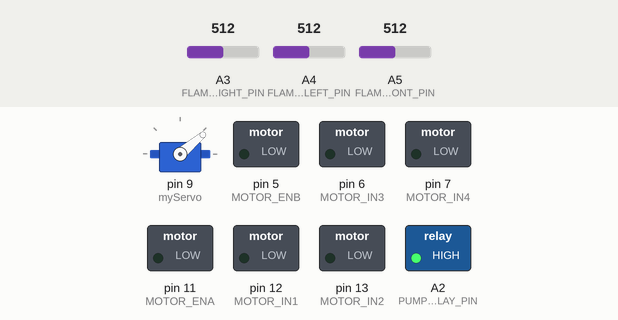
A sketch run on a simulated Arduino Uno, built with avr-gcc and run on an emulated ATmega328P. Parts: servo, switched loads named in the sketch (green lamp = pin HIGH). The test bench sets the inputs (shaded band); at power-on: A5 (FLAME_FRONT_PIN) = 512, A3 (FLAME_RIGHT_PIN) = 512, A4 (FLAME_LEFT_PIN) = 512. What the sketch prints to the serial monitor is not drawn.

Above: at 0.2 s.
1.6 s: A5 (FLAME_FRONT_PIN) set to 725
5.1 s: A5 (FLAME_FRONT_PIN) set to 758
At 6.6 s:
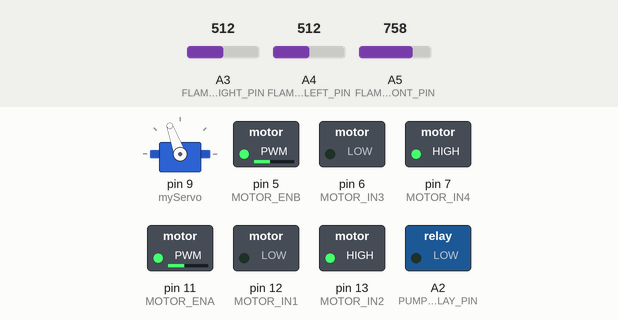
7.3 s: A3 (FLAME_RIGHT_PIN) set to 561
At 8.3 s:
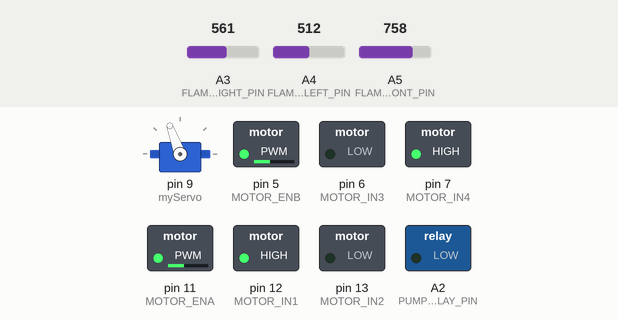
9.2 s: A4 (FLAME_LEFT_PIN) set to 522
10.8 s: A4 (FLAME_LEFT_PIN) set to 541
At 11.9 s:
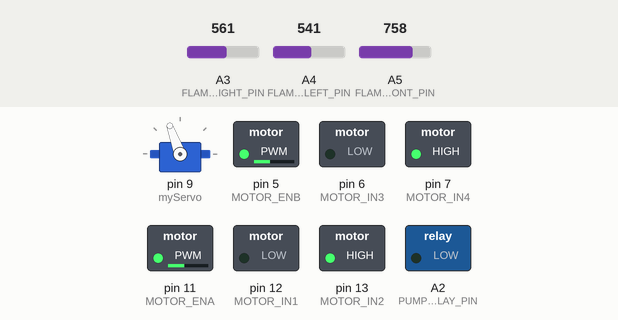
14.3 s: A3 (FLAME_RIGHT_PIN) set to 306
At 15.8 s:
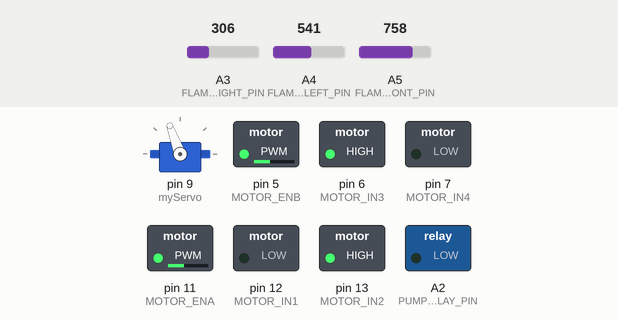
Timing chart, 0 to 17.2 s (numbered marks = the images above; inputs shaded):
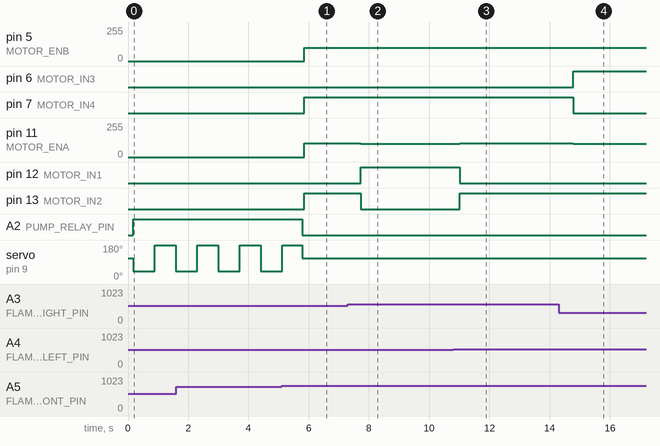

Measured:
- the behaviour switches between 743 and 744 on A5 (FLAME_FRONT_PIN) (found by bisection; images 0 and 1)
- the behaviour switches between 542 and 543 on A3 (FLAME_RIGHT_PIN) (found by bisection; images 1 and 2)
- the behaviour switches between 530 and 531 on A4 (FLAME_LEFT_PIN) (found by bisection; images 2 and 3)
- after the input at 5.1 s, pin 5 (MOTOR_ENB): 0/255 → 100/255 after 0.75 s; pin 7 (MOTOR_IN4), pin 13 (MOTOR_IN2): LOW → HIGH after 0.75 s; pin 11 (MOTOR_ENA): 0/255 → 103/255 after 0.75 s; A2 (PUMP_RELAY_PIN): HIGH → LOW after 0.69 s
- after the input at 7.3 s, pin 11 (MOTOR_ENA): 103/255 → 100/255 after 0.42 s; pin 12 (MOTOR_IN1): LOW → HIGH after 0.42 s; pin 13 (MOTOR_IN2): HIGH → LOW after 0.42 s
- after the input at 9.2 s, every drawn part: stays the same
- after the input at 10.8 s, pin 11 (MOTOR_ENA): 100/255 → 103/255 after 0.22 s; pin 12 (MOTOR_IN1): HIGH → LOW after 0.22 s; pin 13 (MOTOR_IN2): LOW → HIGH after 0.22 s
- after the input at 14.3 s, pin 6 (MOTOR_IN3): LOW → HIGH after 0.48 s; pin 7 (MOTOR_IN4): HIGH → LOW after 0.48 s; pin 11 (MOTOR_ENA): 103/255 → 100/255 after 0.48 s
- by itself, servo on pin 9 (myServo): alternates 180° for 0.71 s and 40° for 0.71 s

The sketch:

ASELII-DIKITTLAGI.ino
```cpp
#include <Servo.h>

// === Motor Driver Pins ===
#define SPEED 100
#define MOTOR_ENA 11  // Motor kanan (PWM)
#define MOTOR_IN1 12  // Motor kanan
#define MOTOR_IN2 13
#define MOTOR_ENB 5   // Motor kiri (PWM)
#define MOTOR_IN3 6   // Motor kiri
#define MOTOR_IN4 7

// === Flame Sensor Pins ===
#define FLAME_LEFT_PIN   A4
#define FLAME_FRONT_PIN  A5
#define FLAME_RIGHT_PIN  A3

// === Relay Pompa ===
#define PUMP_RELAY_PIN   A2 // Gunakan NO relay, aktif saat LOW (active-LOW relay)

// === Thresholds ===
#define API_TERPANTAU      1014  // Tidak ada api jika semua > ini
#define API_MENDEKATI       950  // Ada api di kejauhan jika < 950
#define API_DEPAN_DEKAT     744  // Api sangat dekat jika < 890 (pas di depan)
#define SENSOR_TOLERANCE    30   // Toleransi perbedaan sensor kiri-kanan untuk lurus

// === Servo Position ===
const int SERVO_KANAN = 40;
const int SERVO_KIRI  = 180;
const int SERVO_DEPAN = 110;

Servo myServo;
bool keKanan = true;

void setup() {
  Serial.begin(9600);

  // Setup motor pins
  pinMode(MOTOR_IN1, OUTPUT);
  pinMode(MOTOR_IN2, OUTPUT);
  pinMode(MOTOR_IN3, OUTPUT);
  pinMode(MOTOR_IN4, OUTPUT);
  pinMode(MOTOR_ENA, OUTPUT);
  pinMode(MOTOR_ENB, OUTPUT);

  // Setup flame sensor and pump pins
  pinMode(FLAME_LEFT_PIN, INPUT);
  pinMode(FLAME_FRONT_PIN, INPUT);
  pinMode(FLAME_RIGHT_PIN, INPUT);
  pinMode(PUMP_RELAY_PIN, OUTPUT);

  // Initialize servo
  myServo.attach(9);
  myServo.write(SERVO_DEPAN);

  // Initial state
  stopMotors();
  digitalWrite(PUMP_RELAY_PIN, LOW); // Relay off (active-LOW)

  Serial.println("Kontrol Robot Pemadam Api Otomatis");
  Serial.println("-----------------------------");
}

void loop() {
  int flameLeft  = analogRead(FLAME_LEFT_PIN);
  int flameFront = analogRead(FLAME_FRONT_PIN);
  int flameRight = analogRead(FLAME_RIGHT_PIN);

  // Print sensor values for debugging
  Serial.print("Left (A3): ");
  Serial.print(flameLeft);
  Serial.print(" | Front (A5): ");
  Serial.print(flameFront);
  Serial.print(" | Right (A4): ");
  Serial.print(flameRight);
  Serial.print(" | Diff (L-R): ");
  Serial.println(abs(flameLeft - flameRight));

  // === Tidak ada api sama sekali ===
  if (flameLeft > API_TERPANTAU && flameFront > API_TERPANTAU && flameRight > API_TERPANTAU) {
    Serial.println("✅ Tidak ada api terdeteksi → Servo diam, Pompa mati, Robot berhenti");
    myServo.write(SERVO_DEPAN);
    digitalWrite(PUMP_RELAY_PIN, LOW); // Relay off (active-LOW)
    stopMotors();
  }

  // === Api sangat dekat dan tepat di depan ===
  else if (flameFront < API_DEPAN_DEKAT) {
    Serial.println("🔥 Api tepat di depan dan dekat! → Pompa aktif, servo gerak kiri-kanan, Robot berhenti");
    digitalWrite(PUMP_RELAY_PIN, HIGH); // Relay on (active-LOW)
    stopMotors();

    if (keKanan) {
      myServo.write(SERVO_KANAN);
    } else {
      myServo.write(SERVO_KIRI);
    }
    keKanan = !keKanan;
    delay(300); // Ayun kiri-kanan
  }

  // === Api terdeteksi di kejauhan ===
  else if (flameRight < API_MENDEKATI || flameLeft < API_MENDEKATI) {
    Serial.println("🚩 Api mulai terdeteksi di kejauhan → Bergerak mendekat");
    digitalWrite(PUMP_RELAY_PIN, LOW); // Relay off (active-LOW)
    myServo.write(SERVO_DEPAN); // Servo kembali ke depan

    // Logika arah belok
    int diff = abs(flameLeft - flameRight);
    if (flameLeft < API_MENDEKATI && flameLeft < flameRight && diff > SENSOR_TOLERANCE) {
      Serial.println("⬅️ Belok ke kiri karena api di kiri lebih dekat");
      belokKiri();
    } else if (flameRight < API_MENDEKATI && flameRight < flameLeft && diff > SENSOR_TOLERANCE) {
      Serial.println("➡️ Belok ke kanan karena api di kanan lebih dekat");
      belokKanan();
    } else {
      Serial.println("⬆️ Lanjut lurus, api terdeteksi di depan atau seimbang");
      maju();
    }
  }

  Serial.println("-------------------------------");
  delay(300);
}

// === Fungsi Motor ===
void maju() {
  digitalWrite(MOTOR_IN1, LOW);
  digitalWrite(MOTOR_IN2, HIGH);
  digitalWrite(MOTOR_IN3, LOW);
  digitalWrite(MOTOR_IN4, HIGH);
  analogWrite(MOTOR_ENA, SPEED + 3); // Koreksi motor kanan
  analogWrite(MOTOR_ENB, SPEED);
  Serial.println("MAJU");
}

void mundur() {
  digitalWrite(MOTOR_IN1, HIGH);
  digitalWrite(MOTOR_IN2, LOW);
  digitalWrite(MOTOR_IN3, HIGH);
  digitalWrite(MOTOR_IN4, LOW);
  analogWrite(MOTOR_ENA, SPEED);
  analogWrite(MOTOR_ENB, SPEED);
  Serial.println("MUNDUR");
}

void belokKiri() {
  digitalWrite(MOTOR_IN1, HIGH);
  digitalWrite(MOTOR_IN2, LOW);
  digitalWrite(MOTOR_IN3, LOW);
  digitalWrite(MOTOR_IN4, HIGH);
  analogWrite(MOTOR_ENA, SPEED);
  analogWrite(MOTOR_ENB, SPEED);
  Serial.println("BELOK KIRI");
}

void belokKanan() {
  digitalWrite(MOTOR_IN1, LOW);
  digitalWrite(MOTOR_IN2, HIGH);
  digitalWrite(MOTOR_IN3, HIGH);
  digitalWrite(MOTOR_IN4, LOW);
  analogWrite(MOTOR_ENA, SPEED);
  analogWrite(MOTOR_ENB, SPEED);
  Serial.println("BELOK KANAN");
}

void stopMotors() {
  digitalWrite(MOTOR_IN1, LOW);
  digitalWrite(MOTOR_IN2, LOW);
  digitalWrite(MOTOR_IN3, LOW);
  digitalWrite(MOTOR_IN4, LOW);
  analogWrite(MOTOR_ENA, 0);
  analogWrite(MOTOR_ENB, 0);
  Serial.println("STOP");
}
```
